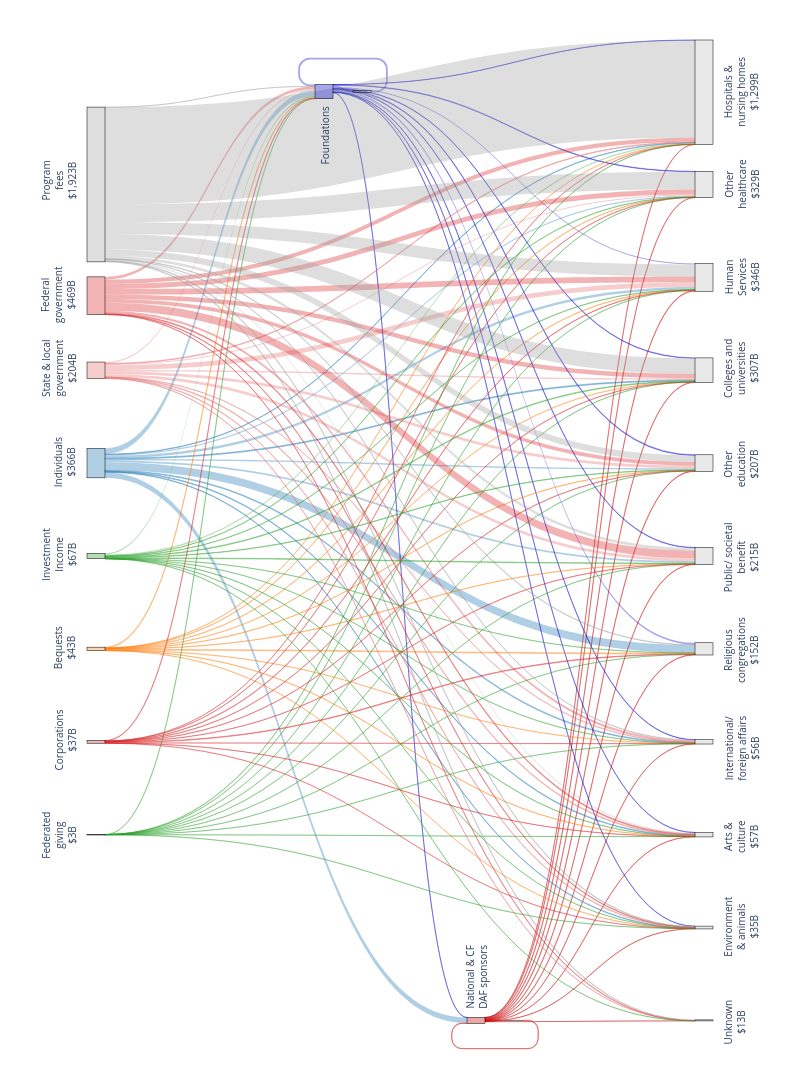

The notebook cell saved with this chart:
### Markdown cell above
Using Plotly Sankey because it includes the best compromises for:
- weighted edges
- self-loops (still poor)
- curved edges
- label control (still poor)
- heirarchy levels
- interactivity
- quality
- merging flows

### Code cell
# Plot the diagram
fig = go.Figure(go.Sankey(
    arrangement="snap",
    
    node=dict(
        # label=node_format_df["Node"],
        label=[""] * len(node_format_df), # remove default labels
        x=node_format_df["X"],
        y=node_format_df["Y"],
        pad=15,
        thickness=18,
        line=dict(color="black", width=0.5),
        # line=dict(color="rgba(0,0,0,0)", width=0),
        color=node_colors
    ),
    
    link=dict(
        # arrowlen=10,
        source=sources,
        target=targets,
        value=values,
        color=edge_colors
    )
))

# Define annotations for labels
annotations = []

for _, row in node_format_df[node_format_df["Node Type"] == "Source"].iterrows():
    node_name = row[node_id_field]
    dx = row["X Offset"]
    dy = row["Y Offset"]
    annotations.append(dict(
        x=row["X"] - dx,
        y=(1 - row["Y"]) + dy,
        text=row[node_display_field],
        showarrow=False,
        xanchor="right",
        align="center",
        textangle=-90
    ))

for _, row in node_format_df[node_format_df["Node Type"] == "Recipient"].iterrows():
    dx = row["X Offset"]
    dy = row["Y Offset"]
    annotations.append(dict(
        x=row["X"] + dx,
        y=(1 - row["Y"]) + dy,
        text=row[node_display_field],
        showarrow=False,
        xanchor="left",
        align="center",
        textangle=-90
    ))
for _, row in node_format_df[node_format_df["Node Type"] == "Intermediary Left"].iterrows():
    dx = row["X Offset"]
    dy = row["Y Offset"]
    annotations.append(dict(
        x=row["X"] - dx,
        y=(1 - row["Y"]) + dy,
        text=row[node_display_field],
        showarrow=False,
        xanchor="left",
        align="center",
        textangle=-90
    ))

for _, row in node_format_df[node_format_df["Node Type"] == "Intermediary Right"].iterrows():
    dx = row["X Offset"]
    dy = row["Y Offset"]
    annotations.append(dict(
        x=row["X"] + dx,
        y=(1 - row["Y"]) + dy,
        text=row[node_display_field],
        showarrow=False,
        xanchor="right",
        align="center",
        textangle=-90
    ))

# Format
fig.update_layout(
    # title_text="Nonprofit Economy Flows (2023)",
    font_size=10,
    width=800,
    height=1100,
    margin=dict(l=20, r=20, t=40, b=20),
    annotations=annotations
)

fig.show()

### Figure 1 — Plotly figure (JSON) as saved in the notebook; plotly's stock layout.template omitted (floating-point values rounded to 4 significant figures; data arrays with more than 128 entries replaced by an {"elided": "..."} marker saying what was removed)
{"data": [{"arrangement": "snap", "link": {"color": {"elided": "132 str values"}, "source": {"elided": "132 int values"}, "target": {"elided": "132 int values"}, "value": {"elided": "132 float values"}}, "node": {"color": ["rgba(200,0,0,0.35)", "rgba(0,0,0,0)", "rgba(0,0,200,0.35)", "rgba(0,0,0,0)", "rgba(160,160,160,0.35)", "rgba(214,39,40,0.35)", "rgba(230,110,110,0.35)", "rgba(31,119,180,0.35)", "rgba(44,160,44,0.35)", "rgba(255,127,14,0.35)", "rgba(214,39,40,0.35)", "rgba(44,160,44,0.35)", "rgba(200,200,200,0.4)", "rgba(200,200,200,0.4)", "rgba(200,200,200,0.4)", "rgba(200,200,200,0.4)", "rgba(200,200,200,0.4)", "rgba(200,200,200,0.4)", "rgba(200,200,200,0.4)", "rgba(200,200,200,0.4)", "rgba(200,200,200,0.4)", "rgba(200,200,200,0.4)", "rgba(200,200,200,0.4)"], "label": ["", "", "", "", "", "", "", "", "", "", "", "", "", "", "", "", "", "", "", "", "", "", ""], "line": {"color": "black", "width": 0.5}, "pad": 15, "thickness": 18, "x": [0.6, 0.65, 0.4, 0.45, 0.1, 0.1, 0.1, 0.1, 0.1, 0.1, 0.1, 0.1, 0.9, 0.9, 0.9, 0.9, 0.9, 0.9, 0.9, 0.9, 0.9, 0.9, 0.9], "y": [0.95, 0.95, 0.05, 0.05, 0.14, 0.23, 0.32, 0.41, 0.5, 0.59, 0.68, 0.77, 0.05, 0.14, 0.23, 0.32, 0.41, 0.5, 0.59, 0.68, 0.77, 0.86, 0.95]}, "type": "sankey"}], "layout": {"annotations": [{"align": "center", "showarrow": false, "text": "Program<br>fees<br>$1,923B", "textangle": -90, "x": 0.08, "xanchor": "right", "y": 0.885}, {"align": "center", "showarrow": false, "text": "Federal<br>government<br>$469B", "textangle": -90, "x": 0.08, "xanchor": "right", "y": 0.783}, {"align": "center", "showarrow": false, "text": "State & local<br>government<br>$204B", "textangle": -90, "x": 0.08, "xanchor": "right", "y": 0.712}, {"align": "center", "showarrow": false, "text": "Individuals<br>$366B", "textangle": -90, "x": 0.08, "xanchor": "right", "y": 0.5912}, {"align": "center", "showarrow": false, "text": "Investment<br>Income<br>$67B", "textangle": -90, "x": 0.08, "xanchor": "right", "y": 0.502}, {"align": "center", "showarrow": false, "text": "Bequests<br>$43B", "textangle": -90, "x": 0.08, "xanchor": "right", "y": 0.411}, {"align": "center", "showarrow": false, "text": "Corporations<br>$37B", "textangle": -90, "x": 0.08, "xanchor": "right", "y": 0.29}, {"align": "center", "showarrow": false, "text": "Federated<br>giving<br>$3B", "textangle": -90, "x": 0.08, "xanchor": "right", "y": 0.205}, {"align": "center", "showarrow": false, "text": "Hospitals &<br>nursing homes<br>$1,299B", "textangle": -90, "x": 0.92, "xanchor": "left", "y": 0.986}, {"align": "center", "showarrow": false, "text": "Other<br>healthcare<br>$329B", "textangle": -90, "x": 0.92, "xanchor": "left", "y": 0.887}, {"align": "center", "showarrow": false, "text": "Human<br>Services<br>$346B", "textangle": -90, "x": 0.92, "xanchor": "left", "y": 0.791}, {"align": "center", "showarrow": false, "text": "Colleges and<br>universities<br>$307B", "textangle": -90, "x": 0.92, "xanchor": "left", "y": 0.712}, {"align": "center", "showarrow": false, "text": "Other<br>education<br>$207B", "textangle": -90, "x": 0.92, "xanchor": "left", "y": 0.589}, {"align": "center", "showarrow": false, "text": "Public/ societal<br>benefit<br>$215B", "textangle": -90, "x": 0.92, "xanchor": "left", "y": 0.499}, {"align": "center", "showarrow": false, "text": "Religious<br>congregations<br>$152B", "textangle": -90, "x": 0.92, "xanchor": "left", "y": 0.409}, {"align": "center", "showarrow": false, "text": "International/<br>foreign affairs<br>$56B", "textangle": -90, "x": 0.92, "xanchor": "left", "y": 0.28}, {"align": "center", "showarrow": false, "text": "Arts &<br>culture<br>$57B", "textangle": -90, "x": 0.92, "xanchor": "left", "y": 0.21}, {"align": "center", "showarrow": false, "text": "Environment<br>& animals<br>$35B", "textangle": -90, "x": 0.92, "xanchor": "left", "y": 0.11}, {"align": "center", "showarrow": false, "text": "Unknown<br>$13B", "textangle": -90, "x": 0.92, "xanchor": "left", "y": 0.025}, {"align": "center", "showarrow": false, "text": "Foundations<br>", "textangle": -90, "x": 0.39, "xanchor": "left", "y": 0.938}, {"align": "center", "showarrow": false, "text": "National & CF<br>DAF sponsors<br>", "textangle": -90, "x": 0.62, "xanchor": "right", "y": 0.059}], "font": {"size": 10}, "height": 1100, "margin": {"b": 20, "l": 20, "r": 20, "t": 40}, "width": 800}}
